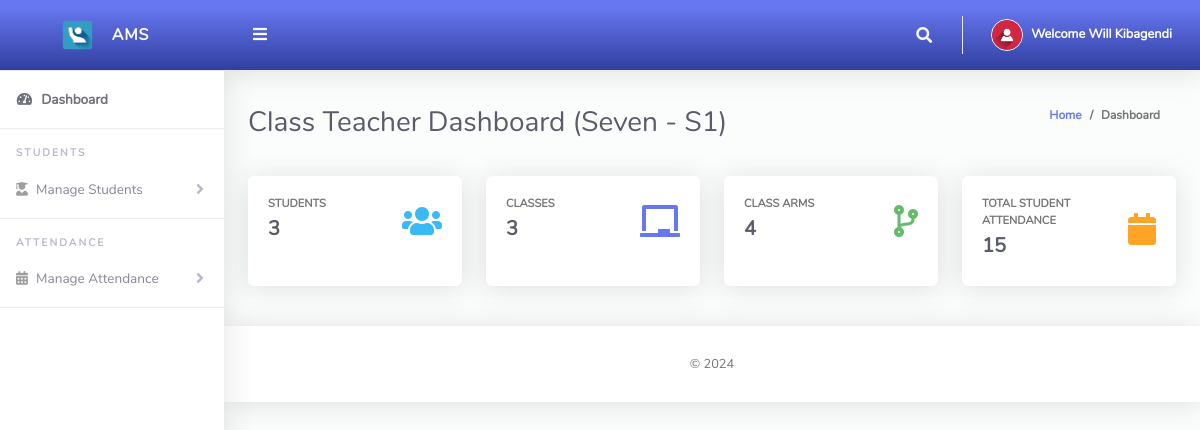
Page /ClassTeacher/index.php (signed in) on the committed database.
### tables this page shows
CREATE TABLE `tblclassteacher` (
  `Id` int(10) NOT NULL,
  `firstName` varchar(255) NOT NULL,
  `lastName` varchar(255) NOT NULL,
  `emailAddress` varchar(255) NOT NULL,
  `password` varchar(255) NOT NULL,
  `phoneNo` varchar(50) NOT NULL,
  `classId` varchar(10) NOT NULL,
  `classArmId` varchar(10) NOT NULL,
  `dateCreated` varchar(50) NOT NULL
);

CREATE TABLE `tblclassarms` (
  `Id` int(10) NOT NULL,
  `classId` varchar(10) NOT NULL,
  `classArmName` varchar(255) NOT NULL,
  `isAssigned` varchar(10) NOT NULL
);

CREATE TABLE `tblclass` (
  `Id` int(10) NOT NULL,
  `className` varchar(255) NOT NULL
);

### ClassTeacher/index.php (the view, shortened to what this page needs)
<?php
include '../Includes/dbcon.php';
    $query = "SELECT tblclass.className,tblclassarms.classArmName
    FROM tblclassteacher
    INNER JOIN tblclass ON tblclass.Id = tblclassteacher.classId
    INNER JOIN tblclassarms ON tblclassarms.Id = tblclassteacher.classArmId
    Where tblclassteacher.Id = '$_SESSION[userId]'";
    $rs = $conn->query($query);
    $rrw = $rs->fetch_assoc();
?>
<!DOCTYPE html>
<html lang="en">
<head>
  <link href="../vendor/fontawesome-free/css/all.min.css" rel="stylesheet" type="text/css">
  <link href="../vendor/bootstrap/css/bootstrap.min.css" rel="stylesheet" type="text/css">
  <link href="css/ruang-admin.min.css" rel="stylesheet">
</head>
<body id="page-top">
  <div id="wrapper">
   <?php include "Includes/sidebar.php";?>
    <div id="content-wrapper" class="d-flex flex-column">
      <div id="content">
           <?php include "Includes/topbar.php";?>
        <div class="container-fluid" id="container-wrapper">
          <div class="d-sm-flex align-items-center justify-content-between mb-4">
            <h1 class="h3 mb-0 text-gray-800">Class Teacher Dashboard (<?php echo $rrw['className'].' - '.$rrw['classArmName'];?>)</h1>
            <ol class="breadcrumb">
              <li class="breadcrumb-item"><a href="./">Home</a></li>
              <li class="breadcrumb-item active" aria-current="page">Dashboard</li>
            </ol>
          </div>
          <div class="row mb-3">
          <?php
$query1=mysqli_query($conn,"SELECT * from tblstudents where classId = '$_SESSION[classId]' and classArmId = '$_SESSION[classArmId]'");
$students = mysqli_num_rows($query1);
?>
            <div class="col-xl-3 col-md-6 mb-4">
              <div class="card h-100">
                <div class="card-body">
                  <div class="row no-gutters align-items-center">
                    <div class="col mr-2">
                      <div class="text-xs font-weight-bold text-uppercase mb-1">Students</div>
                      <div class="h5 mb-0 mr-3 font-weight-bold text-gray-800"><?php echo $students;?></div>
                    </div>
                    <div class="col-auto">
                      <i class="fas fa-users fa-2x text-info"></i>
                    </div>
                  </div>
                </div>
              </div>
            </div>
             <?php
$query1=mysqli_query($conn,"SELECT * from tblclass");
$class = mysqli_num_rows($query1);
?>
            <div class="col-xl-3 col-md-6 mb-4">
              <div class="card h-100">
                <div class="card-body">
                  <div class="row align-items-center">
                    <div class="col mr-2">
                      <div class="text-xs font-weight-bold text-uppercase mb-1">Classes</div>
                      <div class="h5 mb-0 font-weight-bold text-gray-800"><?php echo $class;?></div>
                    </div>
                    <div class="col-auto">
                      <i class="fas fa-chalkboard fa-2x text-primary"></i>
                    </div>
                  </div>
                </div>
              </div>
            </div>
             <?php
$query1=mysqli_query($conn,"SELECT * from tblclassarms");
$classArms = mysqli_num_rows($query1);
?>
            <div class="col-xl-3 col-md-6 mb-4">
              <div class="card h-100">
                <div class="card-body">
                  <div class="row no-gutters align-items-center">
                    <div class="col mr-2">
                      <div class="text-xs font-weight-bold text-uppercase mb-1">Class Arms</div>
                      <div class="h5 mb-0 font-weight-bold text-gray-800"><?php echo $classArms;?></div>
                    </div>
                    <div class="col-auto">
                      <i class="fas fa-code-branch fa-2x text-success"></i>
                    </div>
                  </div>
                </div>
              </div>
            </div>
            <?php
$query1=mysqli_query($conn,"SELECT * from tblattendance where classId = '$_SESSION[classId]' and classArmId = '$_SESSION[classArmId]'");
$totAttendance = mysqli_num_rows($query1);
?>
            <div class="col-xl-3 col-md-6 mb-4">
              <div class="card h-100">
                <div class="card-body">
                  <div class="row no-gutters align-items-center">
                    <div class="col mr-2">
                      <div class="text-xs font-weight-bold text-uppercase mb-1">Total Student Attendance</div>
                      <div class="h5 mb-0 font-weight-bold text-gray-800"><?php echo $totAttendance;?></div>
                    </div>
                    <div class="col-auto">
                      <i class="fas fa-calendar fa-2x text-warning"></i>
                    </div>
                  </div>
                </div>
              </div>
            </div>
        </div>
      </div>
      <?php include 'includes/footer.php';?>
    </div>
  </div>
</body>
</html>

### ClassTeacher/Includes/topbar.php (shortened to what this page needs)
<?php
  $query = "SELECT * FROM tblclassteacher WHERE Id = ".$_SESSION['userId']."";
  $rs = $conn->query($query);
  $rows = $rs->fetch_assoc();
  $fullName = $rows['firstName']." ".$rows['lastName'];;
?>
<nav class="navbar navbar-expand navbar-light bg-gradient-primary topbar mb-4 static-top">
          <button id="sidebarToggleTop" class="btn btn-link rounded-circle mr-3">
            <i class="fa fa-bars"></i>
          </button>
          <ul class="navbar-nav ml-auto">
            <li class="nav-item dropdown no-arrow">
              <a class="nav-link dropdown-toggle" href="#" id="searchDropdown" role="button" data-toggle="dropdown"
                aria-haspopup="true" aria-expanded="false">
                <i class="fas fa-search fa-fw"></i>
              </a>
            </li>
            <li class="nav-item dropdown no-arrow">
              <a class="nav-link dropdown-toggle" href="#" id="userDropdown" role="button" data-toggle="dropdown"
                aria-haspopup="true" aria-expanded="false">
                <img class="img-profile rounded-circle" src="img/user-icn.png" style="max-width: 60px">
                <span class="ml-2 d-none d-lg-inline text-white small"><b>Welcome <?php echo $fullName;?></b></span>
              </a>
            </li>
          </ul>
        </nav>

### rows in the picture
tblclassteacher: fullName "Will Kibagendi"
tblclassarms: classId.className "Seven", classArmName "S1"

### other values in the picture
$students "3"
$class "3"
$classArms "4"
$totAttendance "15"
